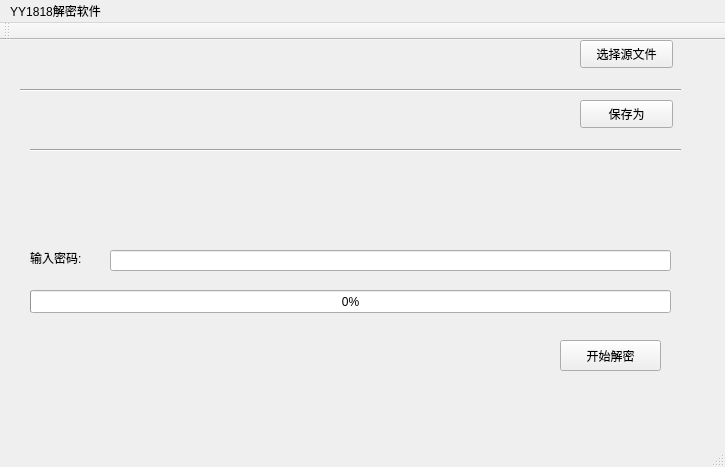
<?xml version="1.0" encoding="UTF-8"?>
<ui version="4.0">
 <class>MainWindow</class>
 <widget class="QMainWindow" name="MainWindow">
  <property name="geometry">
   <rect>
    <x>0</x>
    <y>0</y>
    <width>725</width>
    <height>467</height>
   </rect>
  </property>
  <property name="windowTitle">
   <string>MainWindow</string>
  </property>
  <widget class="QWidget" name="centralWidget">
   <widget class="QPushButton" name="openFile">
    <property name="geometry">
     <rect>
      <x>580</x>
      <y>0</y>
      <width>93</width>
      <height>28</height>
     </rect>
    </property>
    <property name="text">
     <string>选择源文件</string>
    </property>
   </widget>
   <widget class="QLineEdit" name="passwd">
    <property name="geometry">
     <rect>
      <x>110</x>
      <y>210</y>
      <width>561</width>
      <height>21</height>
     </rect>
    </property>
    <property name="text">
     <string/>
    </property>
   </widget>
   <widget class="QLabel" name="label">
    <property name="geometry">
     <rect>
      <x>30</x>
      <y>210</y>
      <width>72</width>
      <height>15</height>
     </rect>
    </property>
    <property name="text">
     <string>输入密码:</string>
    </property>
   </widget>
   <widget class="QPushButton" name="begin">
    <property name="geometry">
     <rect>
      <x>560</x>
      <y>300</y>
      <width>101</width>
      <height>31</height>
     </rect>
    </property>
    <property name="text">
     <string>开始解密</string>
    </property>
   </widget>
   <widget class="QProgressBar" name="progressBar">
    <property name="geometry">
     <rect>
      <x>30</x>
      <y>250</y>
      <width>641</width>
      <height>23</height>
     </rect>
    </property>
    <property name="value">
     <number>0</number>
    </property>
   </widget>
   <widget class="QLabel" name="src_file_lable">
    <property name="geometry">
     <rect>
      <x>30</x>
      <y>10</y>
      <width>521</width>
      <height>20</height>
     </rect>
    </property>
    <property name="text">
     <string/>
    </property>
   </widget>
   <widget class="QLabel" name="saveas_lable">
    <property name="geometry">
     <rect>
      <x>40</x>
      <y>70</y>
      <width>521</width>
      <height>20</height>
     </rect>
    </property>
    <property name="text">
     <string/>
    </property>
   </widget>
   <widget class="QPushButton" name="saveAsButton">
    <property name="geometry">
     <rect>
      <x>580</x>
      <y>60</y>
      <width>93</width>
      <height>28</height>
     </rect>
    </property>
    <property name="text">
     <string>保存为</string>
    </property>
   </widget>
   <widget class="Line" name="line">
    <property name="geometry">
     <rect>
      <x>20</x>
      <y>40</y>
      <width>661</width>
      <height>20</height>
     </rect>
    </property>
    <property name="orientation">
     <enum>Qt::Horizontal</enum>
    </property>
   </widget>
   <widget class="Line" name="line_2">
    <property name="geometry">
     <rect>
      <x>30</x>
      <y>100</y>
      <width>651</width>
      <height>20</height>
     </rect>
    </property>
    <property name="orientation">
     <enum>Qt::Horizontal</enum>
    </property>
   </widget>
  </widget>
  <widget class="QMenuBar" name="menuBar">
   <property name="geometry">
    <rect>
     <x>0</x>
     <y>0</y>
     <width>725</width>
     <height>26</height>
    </rect>
   </property>
   <widget class="QMenu" name="menuYY1818">
    <property name="title">
     <string>YY1818解密软件</string>
    </property>
   </widget>
   <addaction name="menuYY1818"/>
  </widget>
  <widget class="QToolBar" name="mainToolBar">
   <attribute name="toolBarArea">
    <enum>TopToolBarArea</enum>
   </attribute>
   <attribute name="toolBarBreak">
    <bool>false</bool>
   </attribute>
  </widget>
  <widget class="QStatusBar" name="statusBar"/>
 </widget>
 <layoutdefault spacing="6" margin="11"/>
 <resources/>
 <connections/>
</ui>
